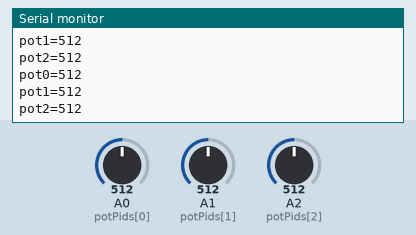
A sketch run on a simulated Arduino Uno, built with avr-gcc and run on an emulated ATmega328P. Shown: the last lines printed to the serial monitor. Inputs (shaded band) come from the test bench; at power-on: A2 (potPids[2]) = 512, A0 (potPids[0]) = 512, A1 (potPids[1]) = 512.

Above: at 4.2 s.
4.3 s: A2 (potPids[2]) set to 109
At 4.43 s:
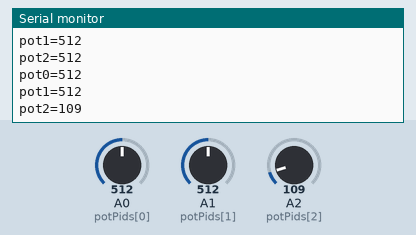
5.8 s: A2 (potPids[2]) set to 92
At 5.95 s:
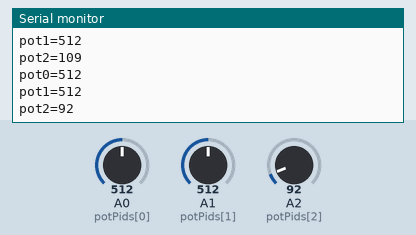
Timing chart, 0 to 8.8 s (numbered marks = the images above; inputs shaded):
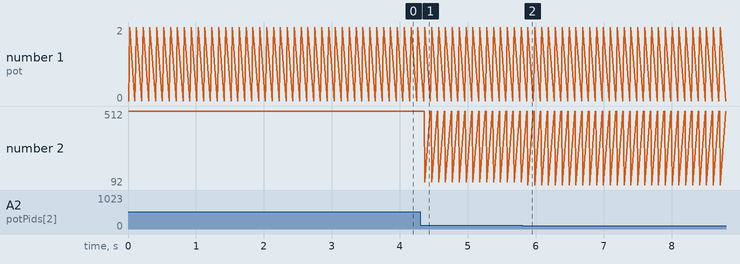

Measured:
- after the input at 4.3 s, the serial monitor: prints a new line after 0.07 s (image 1)
- after the input at 5.8 s, the serial monitor: prints a new line after 0.08 s (image 2)
- plotted number 2: 512 → 109 after the input at 4.3 s, 109 → 92 after the input at 5.8 s

The sketch:

print_potentiometer_values.ino
```cpp
const int POTS = 3;
const int DELAY = 100;

int potPids[] = {A0, A1, A2};
int potVals[] = {0, 0, 0};

void setup() {
  Serial.begin(9600);
  Serial.print("Started\n");
}

void loop() {
  for (int i = 0; i < POTS; i++) {
    potVals[i] = analogRead(potPids[i]);
    Serial.print("pot");
    Serial.print(i);
    Serial.print("=");
    Serial.print(potVals[i]);
    Serial.print("\n");
  }

  delay(DELAY);
}
```
